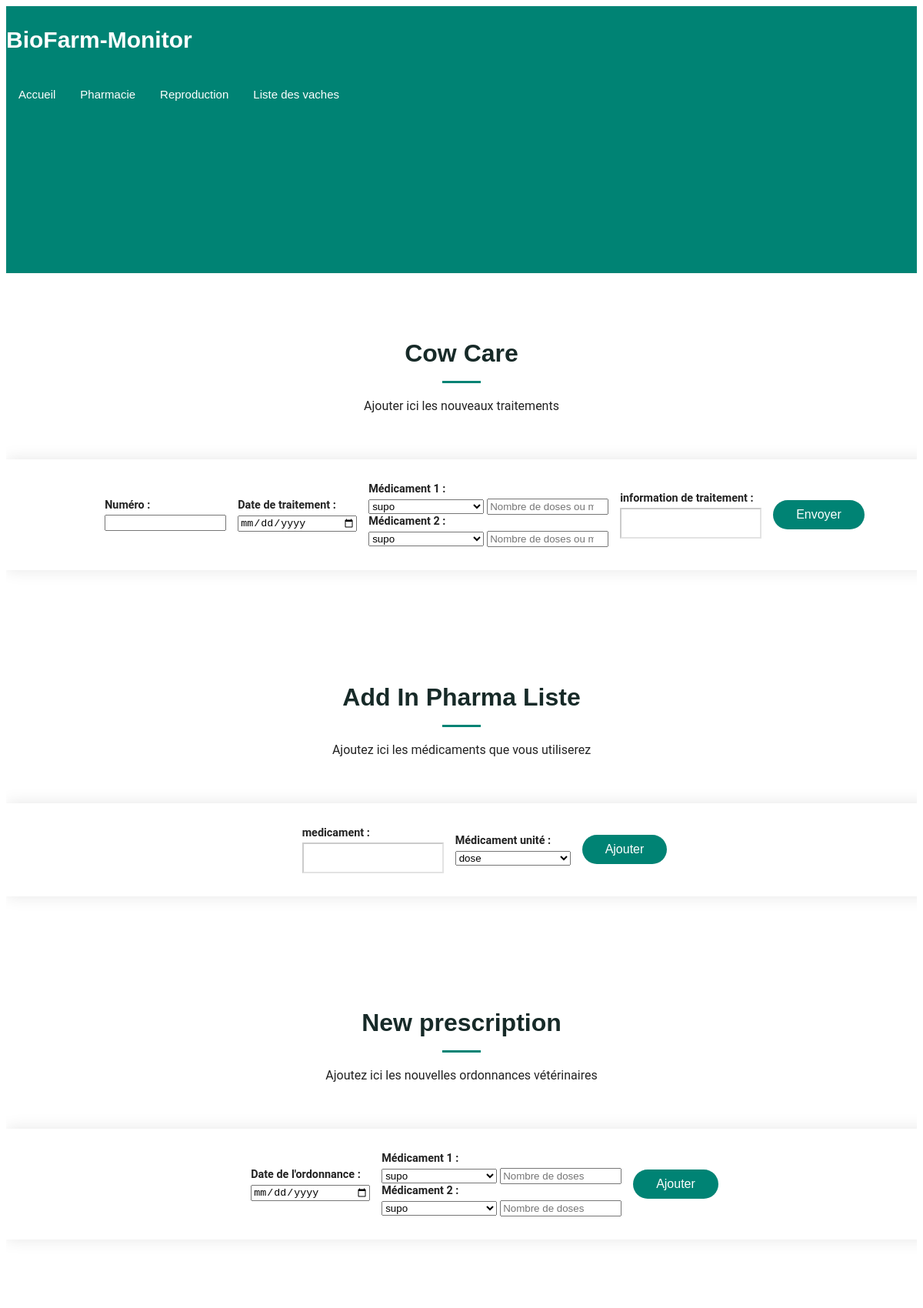
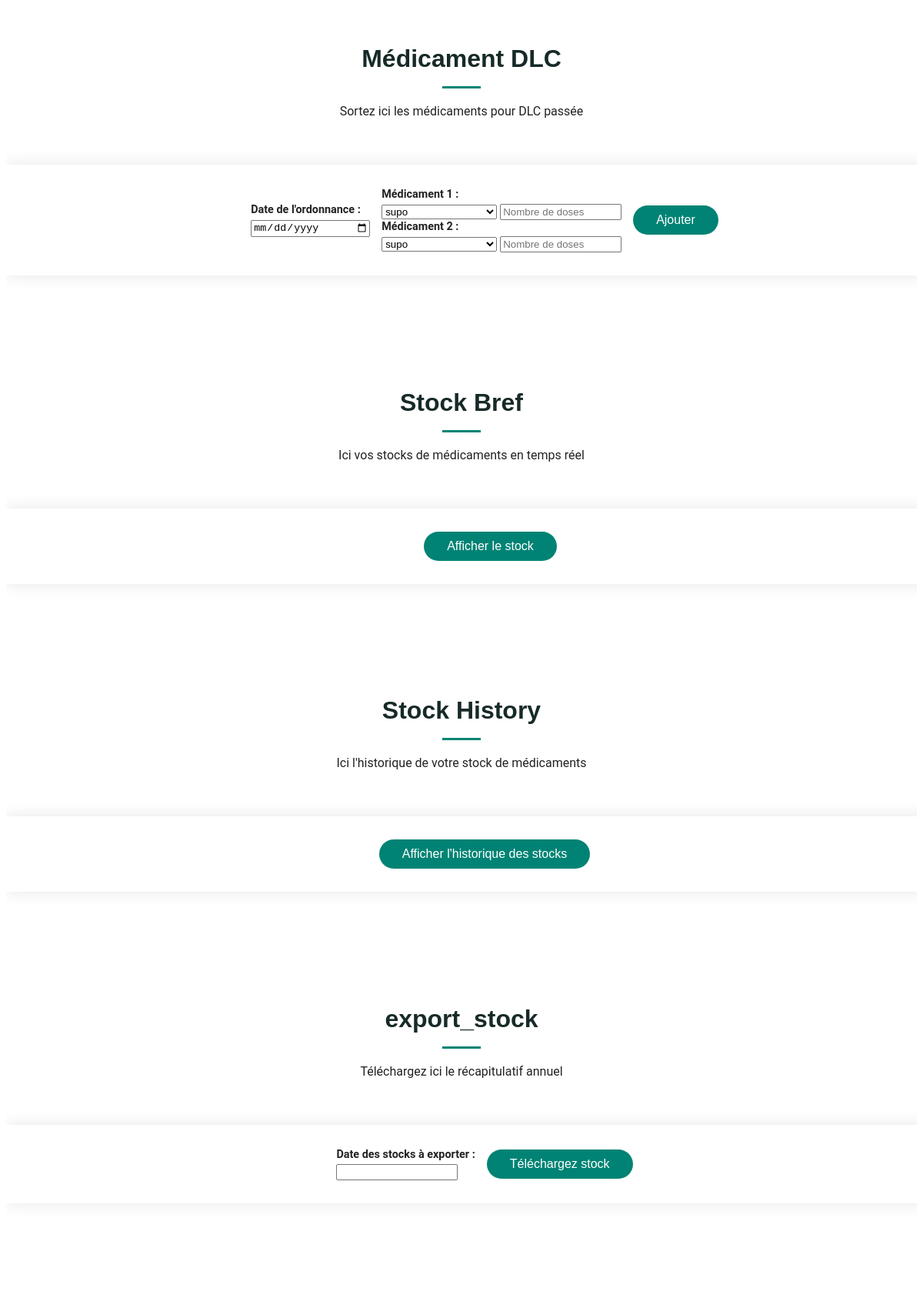
Screenshot of /pharmacie (upper part) with the database file from the repository (2 pictures, top to bottom).
### web_app/models.py (models this page shows, shortened)
class Prescription(db.Model):
    id = Column(Integer, primary_key=True)  # id Prescription
    date = Column(DATE)  # date de la Prescription
    care = Column(MutableDict.as_mutable(JSON), default=dict, nullable=False)
    dlc_left = Column(Boolean)

### web_app/views.py (the view)
@app.route("/pharmacie", methods=["GET"])
def pharmacie():
    return render_template("pharmacie.html")

### web_app/fonction.py (called while the page is built)
def get_pharma_list() -> Optional[list[str]]:
    return (
        pharma_list
        if (pharma_list := list(PrescriptionUntils.get_pharma_list().keys()))
        else None
    )

def get_pharma_len() -> int:
    return len(pharma_list) if (pharma_list := get_pharma_list()) else 0

### web_app/models.py (called while the page is built)
    @staticmethod
    def get_pharma_list() -> dict[str, int]:
        pharma_list: Prescription = Prescription.query.get(1)
        return pharma_list.care

### web_app/templates/pharmacie.html (shortened to what this page needs)
{% extends 'base.html' %}
{% block body_class %}
  "index-page"
{% endblock %}
{% block content %}
  <section id="Care" class="contact section">
    <div class="container section-title">
      <h2>Cow Care</h2>
      <p>Ajouter ici les nouveaux traitements</p>
    </div>
    <div class="container">
      <div class="row justify-content-center">
        <div class="col-lg-8">
          <form id="form-care" action="{{ url_for('update_care') }}" method="POST" enctype="multipart/form-data" class="ajax-form php-email-form">
            <div class="row gy-4">
              <div class="col-md-6">
                <label for="id" class="form-label">Numéro :</label>
                <input type="number" name="id" id="id" class="form-control" required />
              </div>
              <div class="col-md-6">
                <label for="care_date" class="form-label">Date de traitement :</label>
                <input type="date" name="care_date" id="care_date" class="form-control" required />
              </div>
              <div class="col-md-6">
                {% for nb_care in range(get_pharma_len()) %}
                  <label for="medic_{{ nb_care+1 }}" class="form-label">Médicament {{ nb_care+1 }} :</label>
                  <div class="row g-2 align-items-center mb-3">
                    <div class="col-md-6">
                      <select name="medic_{{ nb_care+1 }}" id="medic_{{ nb_care+1 }}" class="form-select">
                        {% for care in get_pharma_list() %}
                          <option value="{{ care }}">{{ care }}</option>
                        {% endfor %}
                      </select>
                      <input
                        type="number"
                        name="medic_{{ nb_care+1 }}_nb"
                        id="medic_{{ nb_care+1 }}_nb"
                        class="form-control"
                        placeholder="Nombre de doses ou ml"
                        min="1"
                      />
                    </div>
                  </div>
                {% endfor %}
              </div>
              <div class="col-md-6">
                <label for="care_info" class="form-label">information de traitement :</label>
                <input type="text" name="care_info" id="care_info" class="form-control" />
              </div>
              <div class="col-md-12 text-center">
                <button type="submit" class="btn btn-primary">Envoyer</button>
              </div>
            </div>
          </form>
        </div>
      </div>
    </div>
  </section>
  <section id="Pharma" class="contact section">
    <div class="container section-title">
      <h2>Add In Pharma Liste</h2>
      <p>Ajoutez ici les médicaments que vous utiliserez</p>
    </div>
    <div class="container">
      <div class="row justify-content-center">
        <div class="col-lg-8">
          <form id="form-pharma" action="{{ url_for('add_medic_in_pharma_list') }}" method="POST" enctype="multipart/form-data" class="ajax-form php-email-form">
            <div class="row gy-4">
              <div class="col-md-6">
                <label for="medic" class="form-label">medicament :</label>
                <input type="text" name="medic" id="medic" class="form-control" required />
              </div>
              <div class="row g-2 align-items-center mb-3">
                <div class="col-md-6">
                  <label for="medic_unit" class="form-label">Médicament unité :</label>
                  <select name="medic_unit" id="medic_unit" class="form-select">
                      <option value="dose">dose</option>
                  </select>
                </div>
              </div>
              <div class="col-md-12 text-center">
                <button type="submit" class="btn btn-primary">Ajouter</button>
              </div>
            </div>
          </form>
        </div>
      </div>
    </div>
  </section>
  <section id="prescription" class="contact section">
    <div class="container section-title">
      <h2>New prescription</h2>
      <p>Ajoutez ici les nouvelles ordonnances vétérinaires</p>
    </div>
    <div class="container">
      <div class="row justify-content-center">
        <div class="col-lg-8">
          <form id="form-prescription" action="{{ url_for('add_prescription') }}" method="POST" class="ajax-form php-email-form">
            <div class="row gy-4">
              <div class="col-md-6">
                <label for="prescription_date" class="form-label">Date de l'ordonnance :</label>
                <input type="date" name="prescription_date" id="prescription_date" class="form-control" required />
              </div>
              <div class="col-12">
                {% for nb_care in range(get_pharma_len()) %}
                  <label for="medic_{{ nb_care+1 }}" class="form-label">Médicament {{ nb_care+1 }} :</label>
                  <div class="row g-2 align-items-center mb-3">
                    <div class="col-md-6">
                      <select name="medic_{{ nb_care+1 }}" id="medic_{{ nb_care+1 }}" class="form-select">
                        {% for care in get_pharma_list() %}
                          <option value="{{ care }}">{{ care }}</option>
                        {% endfor %}
                      </select>
                      <input
                        type="number"
                        name="medic_{{ nb_care+1 }}_nb"
                        id="medic_{{ nb_care+1 }}_nb"
                        class="form-control"
                        placeholder="Nombre de doses"
                        min="1"
                      />
                    </div>
                  </div>
                {% endfor %}
              </div>
              <div class="col-md-12 text-center">
                <button type="submit" class="btn btn-primary">Ajouter</button>
              </div>
            </div>
          </form>
        </div>
      </div>
    </div>
  </section>
  <section id="dlc_left" class="contact section">
    <div class="container section-title">
      <h2>Médicament DLC</h2>
      <p>Sortez ici les médicaments pour DLC passée</p>
    </div>
    <div class="container">
      <div class="row justify-content-center">
        <div class="col-lg-8">
          <form id="form-dlc_left" action="{{ url_for('add_dlc_left') }}" method="POST" class="ajax-form php-email-form">
            <div class="row gy-4">
              <div class="col-md-6">
                <label for="prescription_date" class="form-label">Date de l'ordonnance :</label>
                <input type="date" name="prescription_date" id="prescription_date" class="form-control" required />
              </div>
              <div class="col-12">
                {% for nb_care in range(get_pharma_len()) %}
                  <label for="medic_{{ nb_care+1 }}" class="form-label">Médicament {{ nb_care+1 }} :</label>
                  <div class="row g-2 align-items-center mb-3">
                    <div class="col-md-6">
                      <select name="medic_{{ nb_care+1 }}" id="medic_{{ nb_care+1 }}" class="form-select">
                        {% for care in get_pharma_list() %}
                          <option value="{{ care }}">{{ care }}</option>
                        {% endfor %}
                      </select>
                      <input
                        type="number"
                        name="medic_{{ nb_care+1 }}_nb"
                        id="medic_{{ nb_care+1 }}_nb"
                        class="form-control"
                        placeholder="Nombre de doses"
                        min="1"
                      />
                    </div>
                  </div>
                {% endfor %}
              </div>
              <div class="col-md-12 text-center">
                <button type="submit" class="btn btn-primary">Ajouter</button>
              </div>
            </div>
          </form>
        </div>
      </div>
    </div>
  </section>
  <section id="stock_bref" class="contact section">
    <div class="container section-title">
      <h2>Stock Bref</h2>
      <p>Ici vos stocks de médicaments en temps réel</p>
    </div>
    <div class="container">
      <div class="row justify-content-center">
        <div class="col-lg-8">
          <div class="php-email-form">
            <div class="row gy-4">
              <div class="col-md-12 text-center">
                <button id="load-stock" class="btn btn-primary" type="submit">Afficher le stock</button>
              </div>
            </div>
          </div>
        </div>
      </div>
    </div>
  </section>
  <section id="stock_history" class="contact section">
    <div class="container section-title">
      <h2>Stock History</h2>
      <p>Ici l'historique de votre stock de médicaments</p>
    </div>
    <div class="container">
      <div class="row justify-content-center">
        <div class="col-lg-8">
          <div class="php-email-form">
            <div class="row gy-4">
              <div class="col-md-12 text-center">
                <a href="{{ url_for('stock_details') }}">
                    <button class="btn btn-primary" type="submit">
                    Afficher l'historique des stocks
                  </button>
                </a>
              </div>
            </div>
          </div>
        </div>
      </div>
    </div>
  </section>
  <section id="export_stock" class="contact section">
    <div class="container section-title">
      <h2>export_stock</h2>
      <p>Téléchargez ici le récapitulatif annuel</p>
    </div>
    <div class="container">
      <div class="row justify-content-center">
        <div class="col-lg-8">
          <form id="form-export_stock" action="{{ url_for('download') }}" method="POST" class="php-email-form" enctype="multipart/form-data">
            <div class="row gy-4">
              <div class="col-md-6">
                <label for="export_year" class="form-label">Date des stocks à exporter :</label>
                <input type="number" name="export_year" id="export_year" class="form-control" min="2000" max="2099"required />
              </div>
              <div class="col-md-12 text-center">
                <button type="submit" class="btn btn-primary">Téléchargez stock</button>
              </div>
            </div>
          </form>
        </div>
      </div>
    </div>
  </section>
  <section id="download_remaining_care" class="contact section">
  </section>
{% endblock %}

### web_app/static/css/main.css (style rules this page uses)
:root { --default-font: "Roboto", system-ui, -apple-system, "Segoe UI", Roboto, "Helvetica Neue", Arial, "Noto Sans", "Liberation Sans", sans-serif, "Apple Color Emoji", "Segoe UI Emoji", "Segoe UI Symbol", "Noto Color Emoji"; --heading-font: "Montserrat", sans-serif; --nav-font: "Poppins", sans-serif; }
:root { --background-color: #ffffff; --default-color: #222222; --heading-color: #172a28; --accent-color: #008374; --surface-color: #ffffff; --contrast-color: #ffffff; }
:root { --nav-color: #ffffff; --nav-hover-color: #008374; --nav-mobile-background-color: #ffffff; --nav-dropdown-background-color: #ffffff; --nav-dropdown-color: #01433c; --nav-dropdown-hover-color: #008374; }
:root { scroll-behavior: smooth; }
body { color: var(--default-color); background-color: var(--background-color); font-family: var(--default-font); }
a { color: var(--accent-color); text-decoration: none; transition: 0.3s; }
h1, h2, h3, h4, h5, h6 { color: var(--heading-color); font-family: var(--heading-font); }
.php-email-form .row.gy-4 { display: flex; justify-content: center; align-items: center; gap: 15px; flex-wrap: nowrap; }
.php-email-form .col-md-6, .php-email-form .col-md-12.text-center { flex: none; width: auto; margin-bottom: 0; }
.php-email-form label { display: block; font-weight: 600; margin-bottom: 4px; font-size: 0.9rem; }
.php-email-form input, .php-email-form select { width: 150px; }
.php-email-form button { padding: 8px 20px; height: 38px; font-size: 1rem; align-self: flex-end; }
section, .section { color: var(--default-color); background-color: var(--background-color); padding: 60px 0; scroll-margin-top: 112px; overflow: clip; }
.section-title { text-align: center; padding-bottom: 60px; position: relative; }
.section-title h2 { font-size: 32px; font-weight: 700; margin-bottom: 20px; padding-bottom: 20px; position: relative; }
.section-title h2:after { content: ""; position: absolute; display: block; width: 50px; height: 3px; background: var(--accent-color); left: 0; right: 0; bottom: 0; margin: auto; }
.section-title p { margin-bottom: 0; }
.contact .php-email-form { background-color: var(--surface-color); box-shadow: 0px 0px 20px rgba(0, 0, 0, 0.1); width: 100%; height: 100%; padding: 30px; }
.contact .php-email-form input[type=text], .contact .php-email-form input[type=email], .contact .php-email-form textarea { font-size: 14px; padding: 10px 15px; box-shadow: none; border-radius: 0; color: var(--default-color); background-color: var(--surface-color); border-color: color-mix(in srgb, var(--default-color), transparent 80%); }
.contact .php-email-form input[type=text]::placeholder, .contact .php-email-form input[type=email]::placeholder, .contact .php-email-form textarea::placeholder { color: color-mix(in srgb, var(--default-color), transparent 70%); }
.contact .php-email-form button[type=submit] { color: var(--contrast-color); background: var(--accent-color); border: 0; padding: 10px 30px; transition: 0.4s; border-radius: 50px; }

### rows the page displays
Prescription: care "supo" "supo", care "supo" "supo", care "supo" "supo"

### other values shown
{{ nb_care+1 }} "1" "2"
